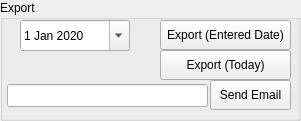
     <widget class="QGroupBox" name="groupBox_11">
      <property name="geometry">
       <rect>
        <x>10</x>
        <y>220</y>
        <width>301</width>
        <height>121</height>
       </rect>
      </property>
      <property name="title">
       <string>Export</string>
      </property>
      <widget class="QPushButton" name="pushButton_20">
       <property name="geometry">
        <rect>
         <x>160</x>
         <y>20</y>
         <width>131</width>
         <height>30</height>
        </rect>
       </property>
       <property name="text">
        <string>Export (Entered Date)</string>
       </property>
      </widget>
      <widget class="QPushButton" name="pushButton_19">
       <property name="geometry">
        <rect>
         <x>160</x>
         <y>50</y>
         <width>131</width>
         <height>30</height>
        </rect>
       </property>
       <property name="text">
        <string>Export (Today)</string>
       </property>
      </widget>
      <widget class="QDateEdit" name="dateEdit_2">
       <property name="geometry">
        <rect>
         <x>20</x>
         <y>20</y>
         <width>110</width>
         <height>31</height>
        </rect>
       </property>
       <property name="showGroupSeparator" stdset="0">
        <bool>true</bool>
       </property>
       <property name="calendarPopup">
        <bool>true</bool>
       </property>
       <property name="date">
        <date>
         <year>2020</year>
         <month>1</month>
         <day>1</day>
        </date>
       </property>
      </widget>
      <widget class="QPushButton" name="pushButton_24">
       <property name="geometry">
        <rect>
         <x>210</x>
         <y>80</y>
         <width>81</width>
         <height>30</height>
        </rect>
       </property>
       <property name="text">
        <string>Send Email</string>
       </property>
      </widget>
      <widget class="QLineEdit" name="lineEdit_26">
       <property name="geometry">
        <rect>
         <x>7</x>
         <y>84</y>
         <width>201</width>
         <height>23</height>
        </rect>
       </property>
      </widget>
     </widget>
